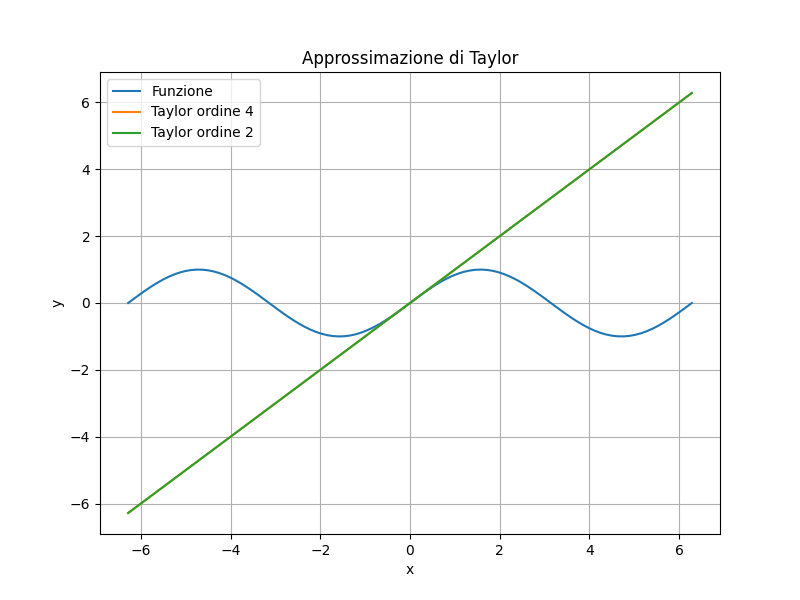

This chart was generated by the following Python code:
import numpy as np
import matplotlib.pyplot as plt

def taylor_approximation(f, x, a, n):
    approximation = f(a)
    for i in range(1, n+1):
        derivative = (f(a + 1e-6) - f(a)) / 1e-6  # Calcolo della derivata numerica
        approximation += derivative / np.math.factorial(i) * (x-a)**i
        f = lambda x: derivative  # Aggiornamento della funzione con la derivata calcolata
    return approximation
def function(x):
    return np.sin(x)

x = np.linspace(-2*np.pi, 2*np.pi, 100)

# Approssimazione di Taylor di ordine 4
taylor_order_4 = taylor_approximation(function, x, 0, 4)

# Approssimazione di Taylor di ordine 2
taylor_order_2 = taylor_approximation(function, x, 0, 2)

plt.figure(figsize=(8, 6))
plt.plot(x, function(x), label='Funzione')
plt.plot(x, taylor_order_4, label='Taylor ordine 4')
plt.plot(x, taylor_order_2, label='Taylor ordine 2')
plt.xlabel('x')
plt.ylabel('y')
plt.title('Approssimazione di Taylor')
plt.legend()
plt.grid(True)
plt.show()
